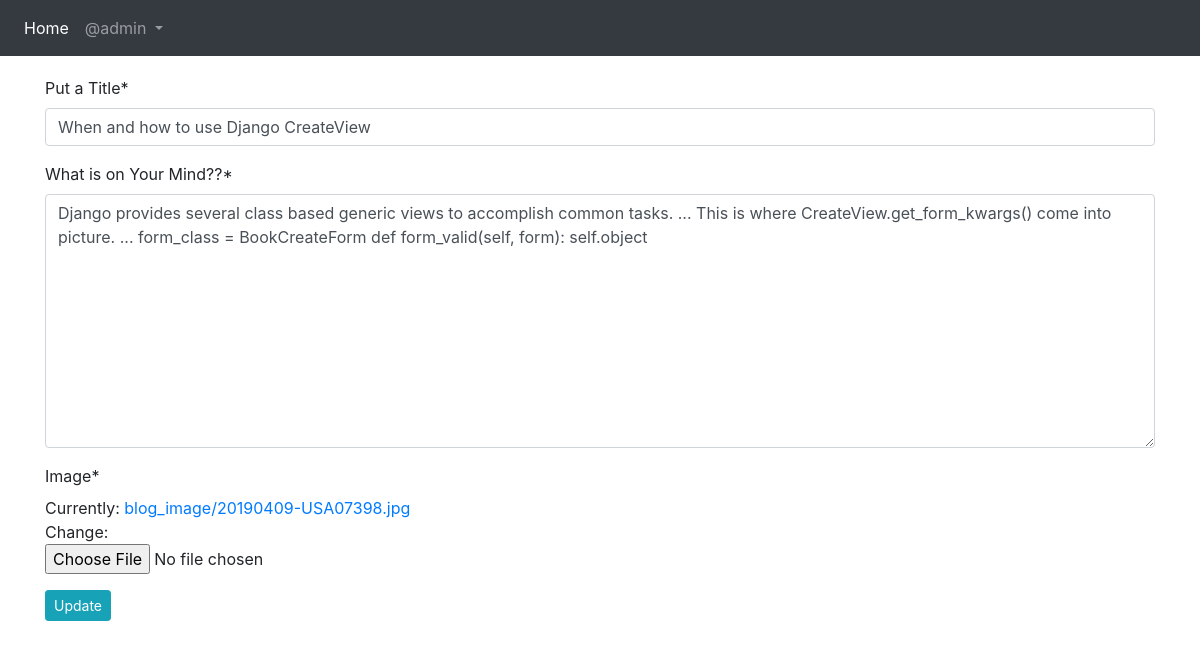
The page /blog/edit/7/ (signed in) on the database its author committed.
### App_blog/models.py (models this page shows, shortened)
class Blog(models.Model):
    author = models.ForeignKey(User, on_delete=models.CASCADE, related_name='post_author')
    blog_title = models.CharField(max_length=264, verbose_name='Put a Title')
    slug = models.SlugField(max_length=264, unique=True)
    blog_content = models.TextField(verbose_name='What is on Your Mind??')
    blog_image = models.ImageField(upload_to='blog_image', verbose_name="Image")
    publish_date = models.DateTimeField(auto_now_add=True)
    update_date = models.DateTimeField(auto_now=True)
    class Meta:
        ordering = ['-publish_date']

### App_blog/views.py (the view, shortened to what this page needs)
# urls.py: path('edit/<pk>/', views.UpdateBlog.as_view(), name='edit_blog'),
class UpdateBlog(LoginRequiredMixin, UpdateView):
    model = Blog
    fields = ('blog_title', 'blog_content', 'blog_image')
    template_name = 'App_Blog/edit_blog.html'

### templates/App_Blog/edit_blog.html (shortened to what this page needs)
{% extends 'base.html' %}
{% load crispy_forms_tags %}
{% block body_block %}
{% if blog.author == user %}
<form method="POST">
    {{form|crispy}}
    <button type="submit" name="button" class="btn btn-info btn-sm">Update</button>
    {% else %}
    <p>You are not allowed to view this page. 404</p>
</form>
{% endif %}
{% endblock %}

### templates/base.html (shortened to what this page needs)
<!doctype html>
<html lang="en">
<head>
    <link href="https://maxcdn.bootstrapcdn.com/bootstrap/4.0.0/css/bootstrap.min.css"
 rel="stylesheet">
    <link rel="stylesheet" href="https://stackpath.bootstrapcdn.com/font-awesome/4.7.0/css/font-awesome.min.css">
</head>
<body>
<nav class="navbar navbar-expand-sm navbar-dark bg-dark">
    <ul class="navbar-nav">
        <li class="nav-item active">
            <a class="nav-link" href="{% url 'index' %}">Home</a>
        </li>
        {% if user.is_authenticated %}
        <div class="nav-item dropdown">
            <a class="nav-link dropdown-toggle" data-toggle="dropdown" href="#" id="navbardrop">
                @{{user.username}}
            </a>
        </div>
        {% endif %}
    </ul>
</nav>
<div class="container" style="padding-top:20px">
    {% block body_block %}
    {% endblock %}
</div>
</body>
</html>

### rows shown on the page
Blog: blog_title "When and how to use Django CreateView", blog_content "Django provides several class based generic views to accomplish common tasks. ... This is where CreateView.get_form_kwargs() come into picture. ... form_class = BookCreateForm def form_valid(self, form): self.object"

### other values the page prints
{{ user.username }} "admin"
